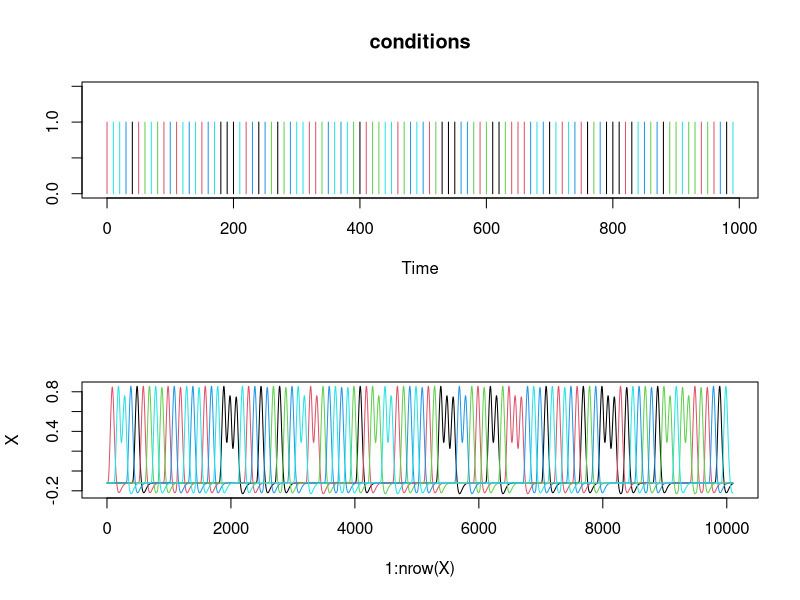
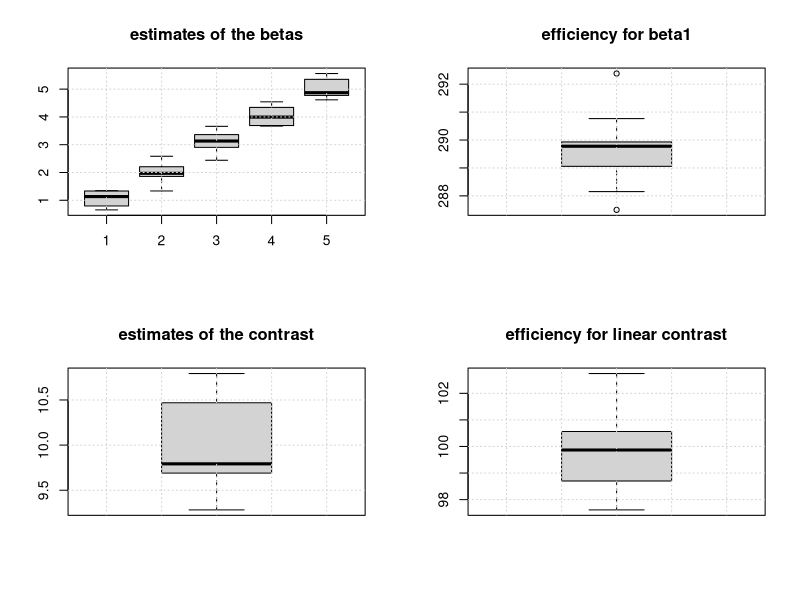
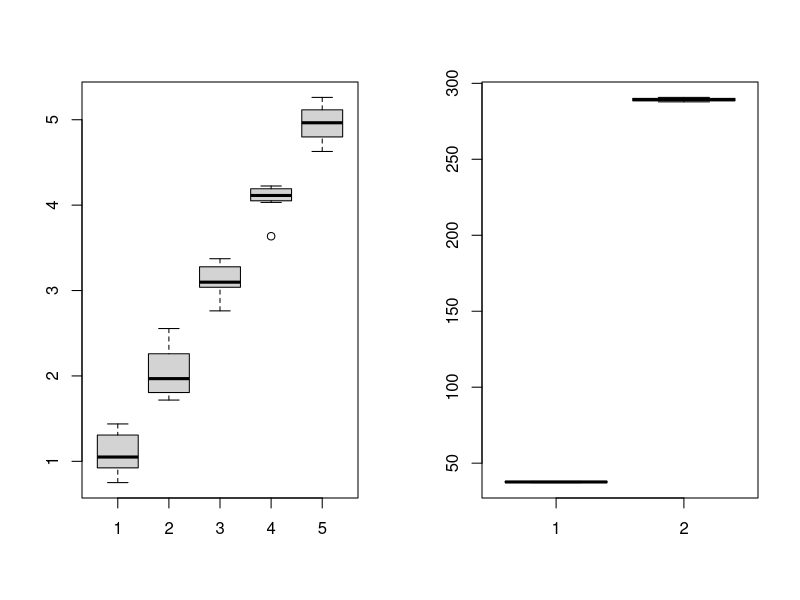
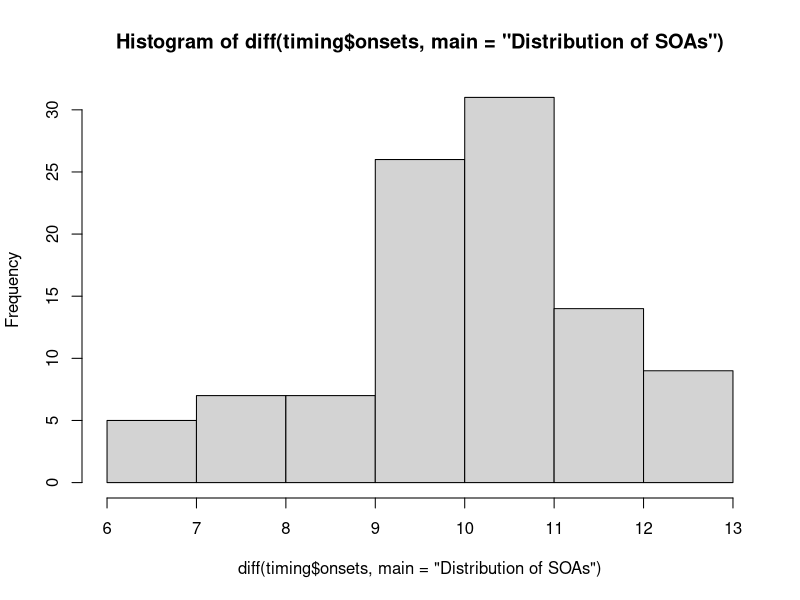

Source code (R) for these figures, in order: (Note: this script raises an error after producing the figures.)
## ---- chunk 1
rm(list=ls())
require(MASS) # for 'ginv'

# misc. useful functions

ihrf <- scan('hrf.dat') # hrf sampled at 10Hz

dirac.comb <- function(onsets, durations, total.duration, sampling.rate=10)
  # given vectors 'onsets' and 'durations' in secs, generate an indicator variable
  # sampled at 10Hz
{
  stopifnot((length(onsets)==length(durations)) | (length(durations)==1))
  if (length(durations)==1) 
    durations <- rep(durations, length(onsets))
  onsets <- ifelse(onsets<0, 0, onsets) # does not handle negative onsets
  size <- (total.duration) * sampling.rate
  u <- numeric(size)
  for (i in 1:length(onsets)) 
  {
    i1 <- round(sampling.rate*onsets[i])
    i2 <- round(sampling.rate*(onsets[i]+durations[i]))
    i1 <- min(i1, size)
    i2 <- min(i2, size)
    u[i1:i2] <- 1.0
  }
  u[1:size]
}

plot_paradigm <- function(timing)
  {
       plot(timing$onsets, 
            rep(1,nrow(timing)), 
            col=timing$conditions,
            type='h', 
            ylim=c(0,1.5), 
            ylab='', 
            xlab='Time',
            main="conditions")
  }

hrf <- function(onsets, durations, total.duration, TR=1)
  # convolution of a time series (defined by onsets & durations of 'boxcar' events) by impulse hrf
{
  stopifnot(TR==1) # undersampling not yet implemented
  if (!exists("ihrf")) 
    ihrf <- scan('hrf.dat') # hrf sampled at 10Hz
  x2 <- c(rep(0, length(ihrf)), dirac.comb(onsets, durations, total.duration))
  x3 <- stats::filter(x2, ihrf, sides=1)
  x4 <- x3[-(1:length(ihrf))]
  x4 # here we should do some undersampling if TR>1
}

create_design_matrix <- function(timing, totalduration)
# timing must be a data.frame with columns 'conditions', 'onsets', and 'durations' 
  {
  stopifnot(is.data.frame(timing))
  condnames <- sort(unique(timing$conditions))
  ncond <- length(condnames)
  regressors <- list()
  for (cond in 1:ncond)
    {
    select <- timing$conditions==condnames[cond]
    regressors[[cond]] <- scale(hrf(timing$onsets[select],
                                   timing$durations[select],
                                   totalduration), 
                               center=TRUE,
                               scale=FALSE)
    }
  names(regressors) <- condnames
  as.matrix(as.data.frame(regressors))
  }

plot_design_matrix <- function(X)
  {
  matplot(1:nrow(X), X, 
          type='l', lty=1, col=1:ncond)
  }

## ---- chunk 2
efficiency <- function(contrast, designMat)
  # returns the efficiency of a contrast for a given design 
  # according to Henson (2007), formula 15.4 (from Dale, 1999)
  {
  sum(diag(ginv(t(contrast) %*% ginv(crossprod(designMat)) %*% contrast)))
  }


## ---- chunk 3
generate_paradigm_fixed_SOA <- function(ncond, trialpercond,  stimduration, SOA, totalduration)
  # ncond os the number of different experimental conditions
  # stimduration, SOA and totalduration must be expressed in seconds
  {
    ntrials <- ncond * trialpercond
    conditions <- sample(rep(1:ncond,trialpercond))
    onsets <- (1:ntrials-1)*SOA
    durations <- rep(stimduration, ntrials)
    timing <- data.frame(onsets, conditions, durations)
    timing
  }

generate_paradigm_fixed_SOA_adding_silences <- function(ncond, trialpercond,  stimduration, SOA, totalduration0)
  {
  # we simply add one more condition 'silence' having as many trials as the others,
  # lengthening the whole duration by 'trialpercond*SOA'
    timing <- generate_paradigm_fixed_SOA(ncond+1, trialpercond, stimduration, SOA, totalduration0+ trialpercond*SOA)
  # and delete the references to it (it will be in the implicit baseline)  
    timing <- subset(timing, conditions != ncond+1)
    timing
    }

generate_paradigm_varying_SOA <- function(ncond, trialpercond,  stimduration, SOA, jitter, totalduration)
  {
    # first, we computed a fixed SOA design 
    timing <- generate_paradigm_fixed_SOA(ncond, trialpercond, stimduration, SOA, totalduration)
    ntrials <- nrow(timing)
    # introducing some random jittering around '0' between the trials
    timing$onsets <- abs(timing$onsets+runif(ntrials, min=-jitter/2, max=jitter/2))
    timing
  }

generate_paradigm_varying_SOA_null_events  <- function(ncond, trialpercond,  stimduration, SOA, totalduration)
  {
    timing <- generate_paradigm_fixed_SOA(ncond, trialpercond, stimduration, SOA, totalduration)
# insert silences. This will lengthen the whole by trialpercond*SOA
    totalsilence <- trialpercond*SOA
    totalduration <- totalduration+totalsilence
    ntrials <- ncond*trialpercond   
    silences <- runif(ntrials, 0.2,1.8) * (totalsilence / ntrials)
    silences <- silences * (totalsilence/sum(silences))
    timing$onsets <- timing$onsets+cumsum(silences)
    timing
  }
## ---- chunk 4
ncond <- 5
trialpercond <- 20
stimduration <- 6
SOA <- 10
(totalduration <- (ncond * trialpercond * SOA) + SOA)
## ---- chunk 5
timing <- generate_paradigm_fixed_SOA(ncond, trialpercond, stimduration, SOA, totalduration)

head(timing)
## ---- chunk 6
X <- create_design_matrix(timing, totalduration)
par(mfrow=c(2,1))
plot_paradigm(timing)
plot_design_matrix(X)
## ---- chunk 7

normalnoise <- function(npoints) { 5*rnorm(npoints) }

simulations <- function(nsim, beta, listofcontrasts, noise_fun, design_generator, ...)
  {
  estimates <- matrix(nrow=nsim, ncol=length(beta))
  estimatese <- matrix(nrow=nsim, ncol=length(beta))
  efficiencies <- matrix(nrow=nsim, ncol=length(listofcontrasts))
  
  for (i in 1:nsim)
    {
      timing <- design_generator(...)
      X <- create_design_matrix(timing, totalduration)
      
      # simulate a time-series 
      y0 <- X %*% beta
      y <- y0 + noise_fun(length(y0))
      
      # analyse using a linear model
      m <- summary(lm(y~ X))
      estimates[i,] <- m$coefficients[-1,1] # get the estimations of the parameters
      estimatese[i,] <- m$coefficients[-1,2] # and their associated standard errors

      # compute the efficiency of contrasts 
      for (contrast in 1:length(listofcontrasts)) {
          efficiencies[i,contrast] <- efficiency(listofcontrasts[[contrast]],X)
          }

      }
  # returns the estimates, their s.e. and the efficiencies
  list(estimates=estimates, 
       estimatese=estimatese, 
       efficiencies=efficiencies)
}
  
## ---- chunk 8
nsim <- 10 # number of simulations

betas <- 1:ncond # theoretical amplitudes (per condition)

con <- betas-mean(betas) # contrast of interest
con %*% betas # value of the contrast to be estimated

estimates <- matrix(nrow=nsim, ncol=ncond) 
estimatese <- matrix(nrow=nsim, ncol=ncond) 

conestimates <- numeric(nsim)
eff <- numeric(nsim)
beta1eff <- numeric(nsim)

for (sim in 1:nsim)
{
    timing <- generate_paradigm_fixed_SOA(ncond, trialpercond, stimduration, SOA, totalduration)
    X <- create_design_matrix(timing, totalduration)
    eff[sim] <- efficiency(con, X)
    beta1eff[sim] <- efficiency(c(1,rep(0,length(betas)-1)),X)    
    y0 <- X %*% betas 
    noise <- 5*scale(rnorm(length(y0)))
    y <- y0 + noise
    summarylmmod <- summary(lm(y~X))
    estimates[sim,] <- summarylmmod$coefficients[-1,1]
    estimatese[sim,] <- summarylmmod$coefficients[-1,2]
    conestimates[sim] <- con %*% estimates[sim,]
}
## ---- chunk 9
summary(lm(y~X))
## ---- chunk 10
summary(estimates)
summary(estimatese)
## ---- chunk 11
par(mfrow=c(2,2))
# distributions of estimates of individual betas
boxplot(estimates, main='estimates of the betas')
grid()
boxplot(beta1eff, main='efficiency for beta1')
grid()

# distribution of estimate of the contrasts
boxplot(conestimates, main='estimates of the contrast')
grid()
boxplot(eff, main='efficiency for linear contrast')
grid()

## ---- chunk 12
mean(apply(estimates,2,sd))
## ---- chunk 13
o <- simulations(
  nsim=10,
  beta=1:ncond,
  listofcontrasts=list((1:5)-2.5,c(1,0,0,0,0)),
  normalnoise,
  generate_paradigm_fixed_SOA, 
  ncond, trialpercond, stimduration, SOA, totalduration)

par(mfcol=c(1,2))
boxplot(o$estimates)
mean(unlist(o$estimatese))
boxplot(o$efficiencies)
## ---- chunk 14
timing <- generate_paradigm_fixed_SOA(ncond, trialpercond, stimduration, SOA, totalduration)
ntrials <- nrow(timing)
jitter <- 4
timing$onsets <- abs(timing$onsets+runif(ntrials,min=-jitter/2, max=jitter/2))
head(timing)
par(mfcol=c(1,1))
hist(diff(timing$onsets, main='Distribution of SOAs'))
## ---- chunk 15

## ---- chunk 16
#nsim <- 100 # number of simulations
betas <- 1:ncond # theoretical amplitudes (per condition)
con <- betas - mean(betas)
con %*% betas # value of the contrast to be estimated

estimates <- matrix(nrow=nsim, ncol=ncond) 
estimatese <- matrix(nrow=nsim, ncol=ncond) 

eff <- numeric(nsim)
for (sim in 1:nsim)
{
    timing <- generate_paradigm_fixed_SOA(ncond, trialpercond, stimduration, SOA, totalduration)
    ntrials <- nrow(timing)
    # introducing some random jittering
    timing$onsets <- abs(timing$onsets+runif(ntrials, min=-jitter/2, max=jitter/2))
    X <- create_design_matrix(timing, totalduration)
    eff[sim] <- efficiency(con, X)
    beta1eff[sim] <- efficiency(c(1,rep(0,length(betas)-1)),X)  
    y0 <- X %*% betas 
    noise <- 5*scale(rnorm(npoints))
    y <- y0 + noise
    summarylmmod <- summary(lm(y~X))
    estimates[sim,] <- summarylmmod$coefficients[-1,1]
    estimatese[sim,] <- summarylmmod$coefficients[-1,2]
    
    conestimates[sim] <- con %*% estimates[sim,]
}
## ---- chunk 17

## ---- chunk 18

## ---- chunk 19
par(mfrow=c(2,2))
# distributions of estimates of individual betas
boxplot(estimates, main='estimates of the betas')
grid()
boxplot(beta1eff, main='efficiency for beta1')
grid()

# distribution of estimate of the contrasts
boxplot(conestimates, main='estimates of the contrast')
grid()
boxplot(eff, main='efficiency for linear contrast')
grid()

## ---- chunk 20
mean(apply(estimates,2,sd))
## ---- chunk 21

timing <- generate_paradigm_varying_SOA(ncond, trialpercond, stimduration, 4, SOA, totalduration)
plot_paradigm(timing)
X <- create_design_matrix(timing, totalduration)
plot_design_matrix(X)

o <- simulations(
  nsim=10,
  beta=1:ncond,
  listofcontrasts=list((1:5)-2.5,c(1,0,0,0,0)),
  normalnoise,
  generate_paradigm_varying_SOA, 
  ncond, trialpercond, stimduration, 4, SOA, totalduration)

par(mfcol=c(1,2))
boxplot(o$estimates)
mean(unlist(o$estimatese))
boxplot(o$efficiencies)
## ---- chunk 22
ncond <- 6
trialpercond <- 20
stimduration <- 6
SOA <- 10
(totalduration <- (ncond * trialpercond * SOA) + SOA)


#nsim <- 100 # number of simulations
betas <- c(1:5,0)  # theoretical amplitudes (per condition)

con <- c((1:5)-mean(1:5),0)  # contrast of interest
con %*% betas # value of the contrast to be estimated

estimates <- matrix(nrow=nsim, ncol=ncond) 
estimatese <- matrix(nrow=nsim, ncol=ncond) 
conestimates <- numeric(nsim)
eff <- numeric(nsim)
beta1eff <- numeric(nsim)

for (sim in 1:nsim)
{
    timing <- generate_paradigm_fixed_SOA(ncond, trialpercond, stimduration, SOA, totalduration)
    X <- create_design_matrix(timing, totalduration)
    eff[sim] <- efficiency(con, X)
    beta1eff[sim] <- efficiency(c(1,rep(0,length(betas)-1)),X)    
    y0 <- X %*% betas 
    noise <- 5*scale(rnorm(length(y0)))
    y <- y0 + noise
    summarylmmod <- summary(lm(y~X))
    estimates[sim,] <- summarylmmod$coefficients[-1,1]
    estimatese[sim,] <- summarylmmod$coefficients[-1,2]
    conestimates[sim] <- con %*% estimates[sim,]
}
## ---- chunk 23

## ---- chunk 24

## ---- chunk 25
par(mfrow=c(2,2))
# distributions of estimates of individual betas
boxplot(estimates, main='estimates of the betas')
grid()
boxplot(beta1eff, main='efficiency for beta1')
grid()

# distribution of estimate of the contrasts
boxplot(conestimates, main='estimates of the contrast')
grid()
boxplot(eff, main='efficiency for linear contrast')
grid()

## ---- chunk 26
mean(apply(estimates,2,sd))
## ---- chunk 27
ncond <- 5
trialpercond <- 20
stimduration <- 6
SOA <- 10
(totalduration0 <- (ncond * trialpercond * SOA) + SOA)

betas <- 1:ncond
con <- betas-mean(betas) # contrast of interest
con %*% betas # value of the contrast to be estimated

#nsim <- 100
estimates <- matrix(nrow=nsim, ncol=ncond) 
estimatese <- matrix(nrow=nsim, ncol=ncond) 
conestimates <- numeric(nsim)
eff <- numeric(nsim)
beta1eff <- numeric(nsim)

for (sim in 1:nsim)
{
    timing <- generate_paradigm_fixed_SOA(ncond, trialpercond, stimduration, SOA, totalduration0)
# insert silences
    totalsilence <- trialpercond*SOA
    totalduration <- totalduration0+totalsilence
    ntrials <- ncond*trialpercond   
    silences <- runif(ntrials, 0.2,1.8) * (totalsilence / ntrials)
    silences <- silences * (totalsilence/sum(silences))
    timing$onsets <- timing$onsets+cumsum(silences)
      
    X <- create_design_matrix(timing, totalduration)
    eff[sim] <- efficiency(con, X)
    beta1eff[sim] <- efficiency(c(1,rep(0,length(betas)-1)),X)    
    y0 <- X %*% betas 
    noise <- 5*scale(rnorm(length(y0)))
    y <- y0 + noise
    summarylmmod <- summary(lm(y~X))
    estimates[sim,] <- summarylmmod$coefficients[-1,1]
    estimatese[sim,] <- summarylmmod$coefficients[-1,2]
    conestimates[sim] <- con %*% estimates[sim,]
}
## ---- chunk 28

## ---- chunk 29

## ---- chunk 30
par(mfrow=c(2,2))
# distributions of estimates of individual betas
boxplot(estimates, main='estimates of the betas')
grid()
boxplot(beta1eff, main='efficiency for beta1')
grid()
mean(apply(estimates,2,sd))

# distribution of estimate of the contrasts
boxplot(conestimates, main='estimates of the contrast')
grid()
boxplot(eff, main='efficiency for linear contrast')
grid()

